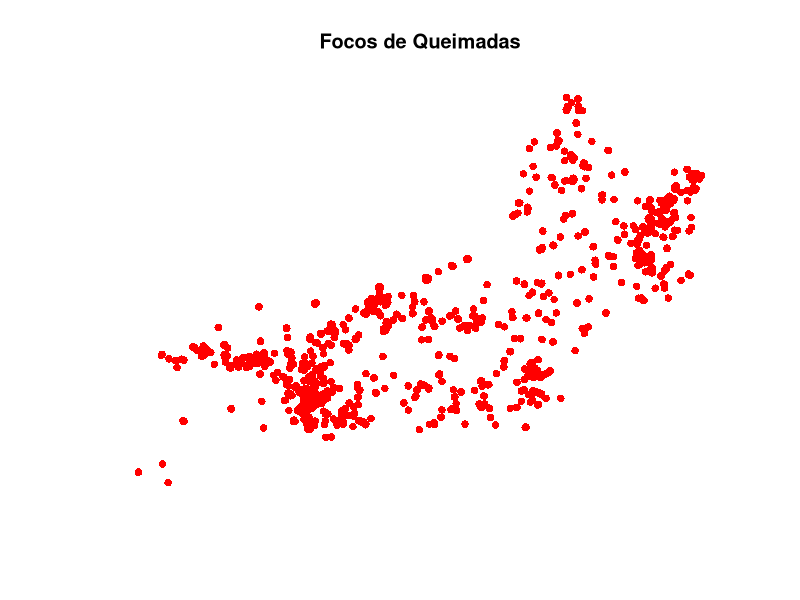

Recreate this plot in R.
## ---- chunk 1
# Lendo os dados
library(readxl)

dados_pontos <- read_excel("dados/queimadas/queimadas_pontos.xlsx")

head(dados_pontos)
## ---- chunk 2
# Transformando em objeto espacial
library(sf)

pontos_sf <- st_as_sf(dados_pontos, 
                      coords = c("longitude", "latitude"),
                      crs = 4326)

plot(pontos_sf$geometry, pch = 16, col = "red", main = "Focos de Queimadas")
